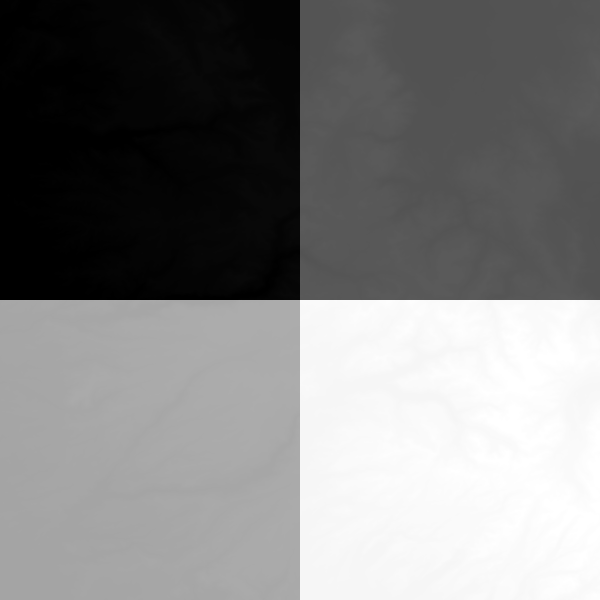
%> input picture Teklu_data/SierraNevada_tpu_map.tif, 1200 x 1200 px (shown at 1/2 size)
$ octave test.m   (GNU Octave 9; MATLAB toolbox functions it lacks are replaced by stand-ins)
%> lines starting %> are read from the running program, lines starting %| are printed output that depends on the picture
res_h = 1/1200;
res_v = 1/1200;
lon = (-120.5+res_h/2):res_h: (-119.5-res_h/2);
lat = (39-res_v/2):-res_v: (38+res_v/2);

[lons_all,lats_all]=meshgrid(lon,lat);


data = imread('SierraNevada_tpu_map.tif');
%> data is the input picture: size 1200x1200 uint16; min 101, max 411, mean 255.5

tile1 = data(1:600,1:600)-100;
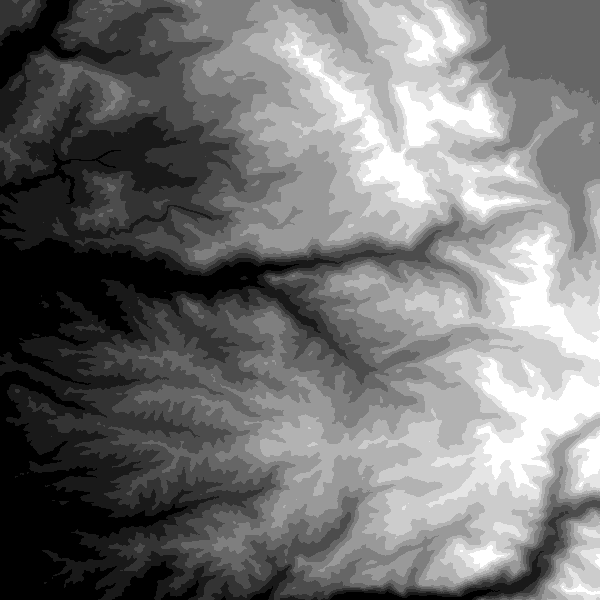
%> tile1: size 600x600 uint16; min 1, max 11, mean 5.55; drawn with min black and max white
tile2 = data(1:600,601:1200)-200;
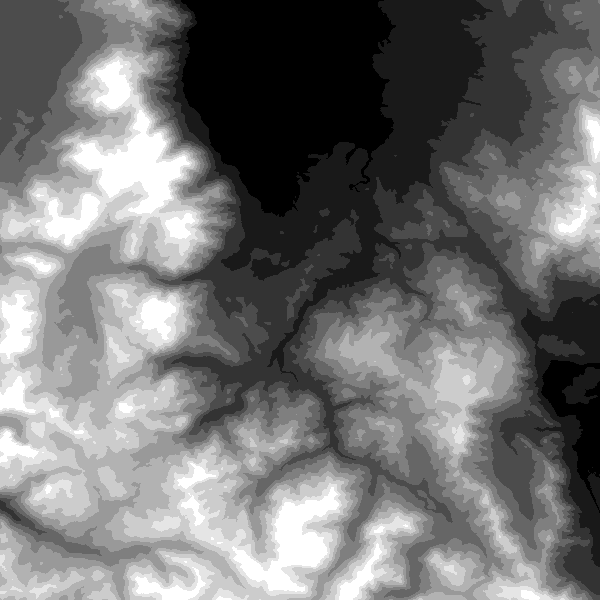
%> tile2: size 600x600 uint16; min 1, max 11, mean 5.55; mean of the top-left, top-right, bottom-left and bottom-right quarters 5.3, 3.5, 7.68, 5.72; drawn with min black and max white
tile3 = data(601:1200,1:600)-300;
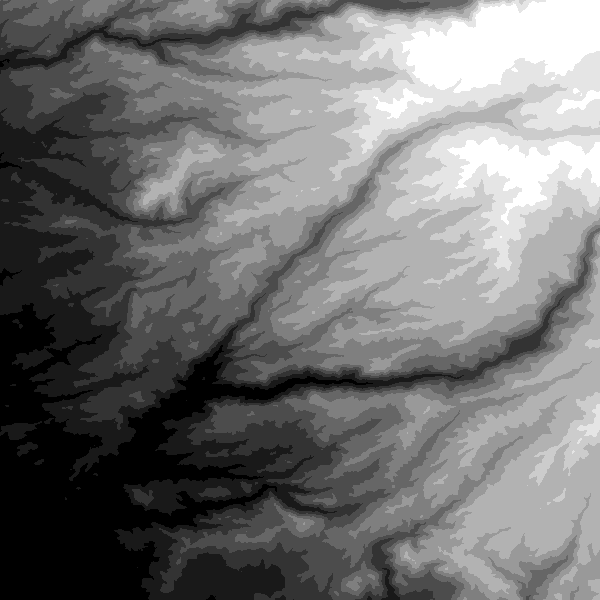
%> tile3: size 600x600 uint16; min 1, max 11, mean 5.5; drawn with min black and max white
tile4 = data(601:1200,601:1200)-400;
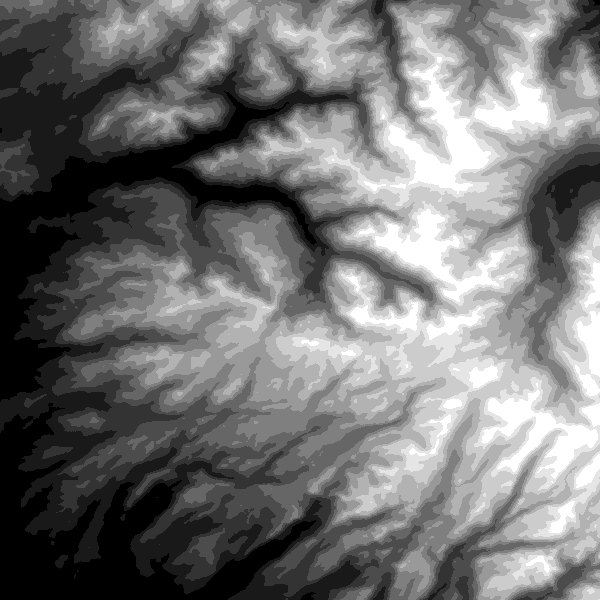
%> tile4: size 600x600 uint16; min 1, max 11, mean 5.55; mean of the top-left, top-right, bottom-left and bottom-right quarters 3.9, 7.29, 3.39, 7.6; drawn with min black and max white

%> (the run ends here)
